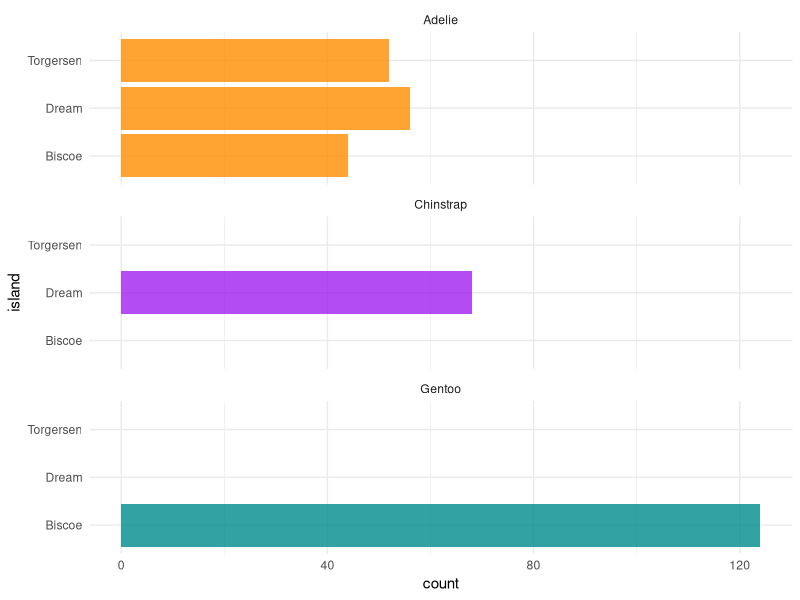
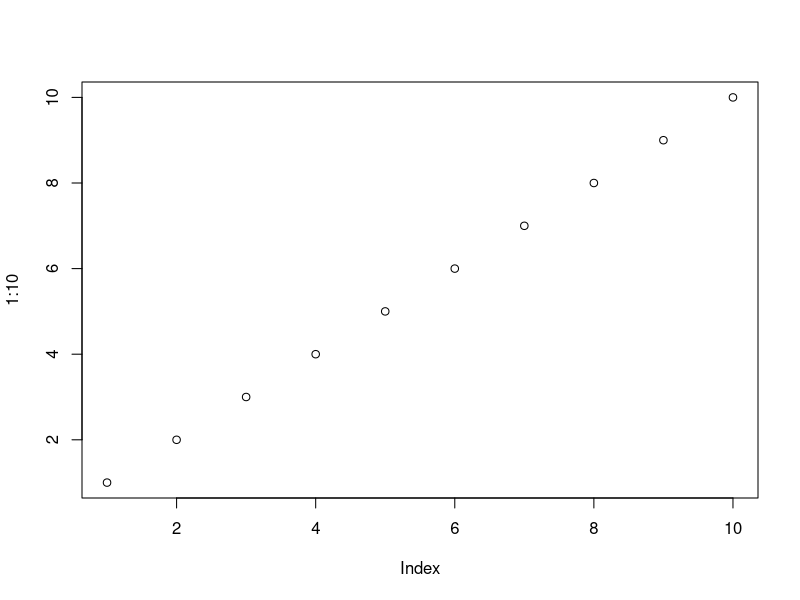

The R script that drew these images, in order:
## ---- chunk 1
#| include: false
#| warning: false
#| message: false

library(tidyverse)
library(palmerpenguins)
library(bookdown)
## ---- chunk 2
#| label: fig-bills
#| fig-cap: Bills of penguins
#| echo: false

ggplot(penguins, aes(x = island, fill = species)) +
  geom_bar(alpha = 0.8) +
  scale_fill_manual(values = c("darkorange","purple","cyan4"),
                    guide = "none") +
  theme_minimal() +
  facet_wrap(~species, ncol = 1) +
  coord_flip()
## ---- chunk 3
#| echo: false
#| warning: false
#| message: false

plot(1:10)
